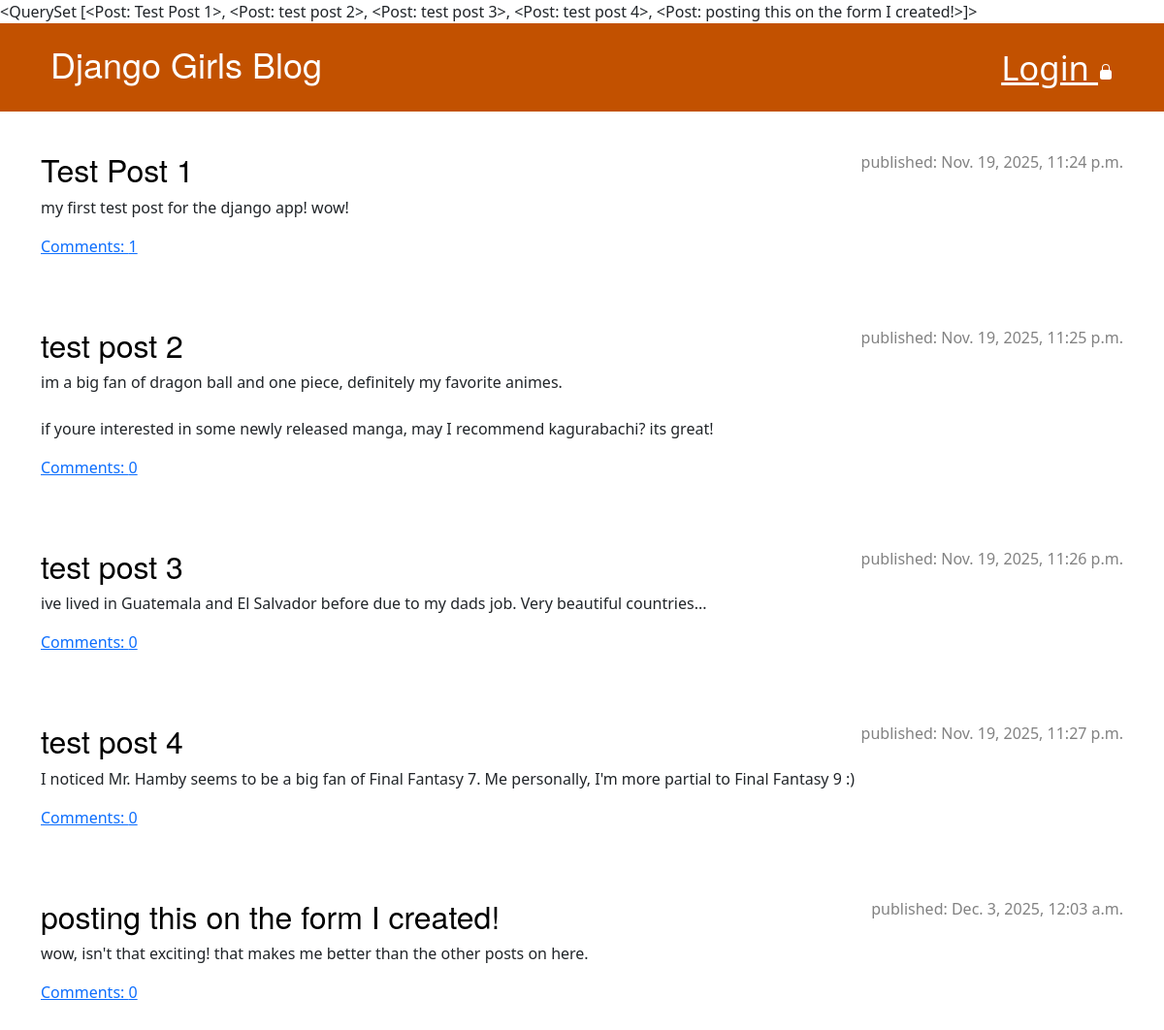
The page / on the database its author committed.
### blog/models.py (models this page shows, shortened)
class Post(models.Model):
    author = models.ForeignKey(
        settings.AUTH_USER_MODEL, on_delete=models.CASCADE
    )
    title = models.CharField(max_length=200)
    text = models.TextField()
    created_date = models.DateTimeField(default=timezone.now)
    published_date = models.DateTimeField(blank=True, null=True)
    def __str__(self):
        return self.title
    def approved_comments(self):
        return self.comments.filter(approved_comment=True)

### blog/views.py (the view)
# urls.py: path("", views.post_list, name="post_list"),
def post_list(request):
    posts = Post.objects.filter(published_date__lte=timezone.now()).order_by("published_date")
    return render(request, "blog/post_list.html", {"posts": posts})

### blog/templates/blog/post_list.html
{% extends 'blog/base.html' %}
{% block content %}
{% for post in posts %}
<article class="post">
    <p class="date">published: {{ post.published_date }}</p>
    <h2><a href="{% url 'post_detail' pk=post.pk %}">{{ post.title }}</a></h2>
    <p>{{ post.text|linebreaksbr }}</p>
    <a href="{% url 'post_detail' pk=post.pk %}">Comments: {{ post.approved_comments.count }}</a>
</article>
{% endfor %}
{% endblock %}

### blog/templates/blog/base.html (shortened to what this page needs)
{% load static %}
<!DOCTYPE html>
<html lang="en">
<head>
    <link rel="stylesheet" href="https://cdn.jsdelivr.net/npm/bootstrap@5.3.3/dist/css/bootstrap.min.css"
>
    <link rel="stylesheet" href="{% static 'css/blog.css' %}">
</head>
<body>
    {{ posts }}
    <header class="page-header">
        <div class="container">
            {% if user.is_authenticated %}
            <a href="{% url 'post_new' %}" class="top-menu">New Post
                {% include 'blog/icons/file-earmark-plus.svg' %}
            </a>
            <a href="{% url 'post_draft_list' %}" class="top-menu">Drafts
                {% include 'blog/icons/pencil-fill.svg' %}
            </a>
            <p id="logout" class="top menu">
                Hello {{ user.username }}!
                <small><a href="{% url 'logout' %}">Logout</a></small>
            </p>
            {% else %}
            <a href="{% url 'login' %}" class="top-menu">Login
            </a>
            {% endif %}
            <h1><a href="/">Django Girls Blog</a></h1>
        </div>
    </header>
    <main class="container">
        <div class="row">
            <div class="col">
                {% block content %}
                {% endblock %}
            </div>
        </div>
    </main>
</body>
</html>

### blog/static/css/blog.css (style rules this page uses)
.page-header { background-color: #C25100; margin-top: 0; margin-bottom: 40px; padding: 20px 20px 20px 40px; }
.page-header h1, .page-header h1 a, .page-header h1 a:visited .page-header h1 a:active { color: white; font-size: 36px; text-decoration: none; }
h1, h2, h3, h4 { font-family: 'Helvetica Neue', Helvetica, Arial, sans-serif; font-weight: normal; }
.date { color: #828282; }
.top-menu, .top-menu:hover, .top-menu:visited { color: #ffffff; float: right; font-size: 26pt; margin-right: 20px; }
.post { margin-bottom: 70px; }
.post h2 a, .post h2 a:visited { color: black; text-decoration: none; }
.post>.date, .post>.actions { float: right; }

### rows shown on the page
Post: title.title "<QuerySet [<Post: Test Post 1>, <Post: test post 2>, <Post: test post 3>, <Post: test post 4>, <Post: posting this on the form I created!>]>", published_date "Nov. 19, 2025, 11:24 p.m.", title "Test Post 1", text "my first test post for the django app! wow!", approved_comments.count "1"
Post: published_date "Nov. 19, 2025, 11:25 p.m.", title "test post 2", text "im a big fan of dragon ball and one piece, definitely my favorite animes. if youre interested in some newly released manga, may I recommend kagurabachi? its great!", approved_comments.count "0"
Post: published_date "Nov. 19, 2025, 11:26 p.m.", title "test post 3", text "ive lived in Guatemala and El Salvador before due to my dads job. Very beautiful countries...", approved_comments.count "0"
Post: published_date "Nov. 19, 2025, 11:27 p.m.", title "test post 4", text "I noticed Mr. Hamby seems to be a big fan of Final Fantasy 7. Me personally, I'm more partial to Final Fantasy 9 :)", approved_comments.count "0"
Post: published_date "Dec. 3, 2025, 12:03 a.m.", title "posting this on the form I created!", text "wow, isn't that exciting! that makes me better than the other posts on here.", approved_comments.count "0"
